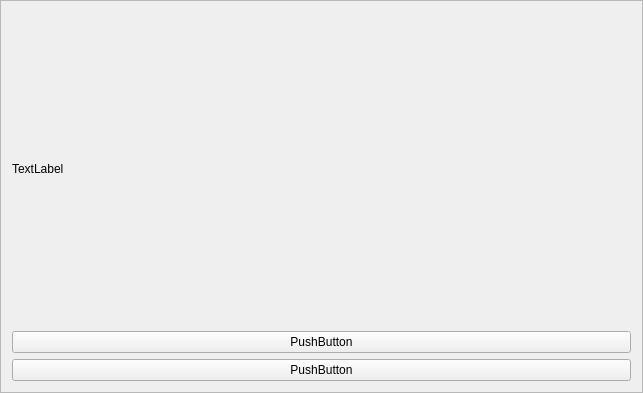
<?xml version="1.0" encoding="UTF-8"?>
<ui version="4.0">
 <class>Frame</class>
 <widget class="QFrame" name="Frame">
  <property name="geometry">
   <rect>
    <x>0</x>
    <y>0</y>
    <width>643</width>
    <height>393</height>
   </rect>
  </property>
  <property name="windowTitle">
   <string>Frame</string>
  </property>
  <property name="frameShape">
   <enum>QFrame::StyledPanel</enum>
  </property>
  <property name="frameShadow">
   <enum>QFrame::Raised</enum>
  </property>
  <layout class="QVBoxLayout" name="verticalLayout">
   <item>
    <widget class="QLabel" name="labelPrompt">
     <property name="text">
      <string>TextLabel</string>
     </property>
     <property name="UIText" stdset="0">
      <string>110100</string>
     </property>
    </widget>
   </item>
   <item>
    <widget class="QPushButton" name="pushButton">
     <property name="text">
      <string>PushButton</string>
     </property>
    </widget>
   </item>
   <item>
    <widget class="QPushButton" name="buttonNext">
     <property name="text">
      <string>PushButton</string>
     </property>
     <property name="UIText" stdset="0">
      <string>110007</string>
     </property>
    </widget>
   </item>
  </layout>
 </widget>
 <resources/>
 <connections/>
</ui>
